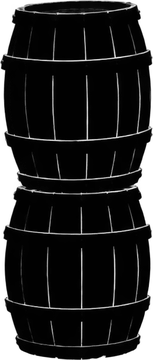
#> input picture prototipos/una-rosa-cada-dia/assets/props/barrels.png, 153 x 360 px, given in place of l_props_forest2.png, which was not available
$ python slice_props.py out.png
#> lines starting #> are read from the running program, lines starting #| are printed output that depends on the picture; after the words box and inside, x2 and y2 are one past the last pixel; in counts of white or black regions, pixels touching at a corner belong together; pictures that were not available may be replaced by others from this repository, and a replacement may not be noted
"""Cut every separate silhouette out of the generated prop sheets."""
import json, sys
import numpy as np
from PIL import Image, ImageFilter
from collections import deque

OUT = sys.argv[1]
import os
ONLY = os.environ.get('ONLY')
SHEETS = {
    'l_props_forest2': ['stump', 'mushrooms', 'fern', 'deadBush', 'branch', 'sign', 'reeds', 'rockPile'],
    'l_props_grave': ['cross', 'tomb', 'crow', 'tireSwing', 'scarecrow', 'wheel', 'well', 'birdhouse'],
    'l_props_mine': ['cart', 'rail', 'barrels', 'ladder', 'planks', 'rootCurtain', 'crystals', 'pickaxe'],
    'l_props_town': ['lamp', 'pole', 'trashcan', 'fenceBroken', 'bicycle', 'doghouse', 'clothesline', 'steps'],
    'l_props_forest': ['treeTall', 'treeSmall', 'grass', 'thorns', 'log', 'rock', 'roots', 'fence'],
    'l_props_cave': ['stalL', 'stalM', 'stalS', 'mineFrame', 'stagL', 'stagM', 'chain', 'lantern'],
    'l_props_play': ['crate', 'trapOpen', 'trapShut', 'boulder', 'gate', 'lever', 'plate', 'rope'],
}
meta = {}
meta = json.load(open(f'{OUT}/props.json')) if os.path.exists(f'{OUT}/props.json') else {}
for sheet, names in SHEETS.items():
    if ONLY and sheet not in ONLY.split(','):
        continue
    im = Image.open(sheet + '.png').convert('RGBA')
#> im is the input picture: PIL image 153x360 RGBA; mean R, G, B, A 0, 0, 0, 212.1
    a = np.asarray(im)[..., 3] > 25
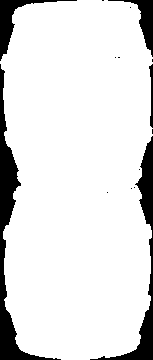
#> a: shape (360, 153) bool; 88.3% white; 15 black regions (10 under 20 px), largest, box (x1, y1, x2, y2) and area: (0, 64, 61, 360) 2836, (90, 136, 153, 360) 1956, (0, 0, 77, 61) 838, (108, 0, 153, 57) 634, (149, 64, 153, 128) 150
    # join thin parts (chain links, grass blades) before labelling
    m = Image.fromarray((a * 255).astype(np.uint8)).resize((im.width // 4, im.height // 4)).filter(ImageFilter.MaxFilter(9))
    g = np.asarray(m) > 0
#> g: shape (90, 38) bool; every value is 1
    lab = np.zeros(g.shape, int); n = 0; boxes = []
    for y, x in zip(*np.nonzero(g)):
        if lab[y, x]:
            continue
        n += 1; q = deque([(y, x)]); lab[y, x] = n; ys = [y]; xs = [x]; cnt = 0
        while q:
            cy, cx = q.popleft(); cnt += 1
            for dy, dx in ((1, 0), (-1, 0), (0, 1), (0, -1)):
                ny, nx = cy + dy, cx + dx
                if 0 <= ny < g.shape[0] and 0 <= nx < g.shape[1] and g[ny, nx] and not lab[ny, nx]:
                    lab[ny, nx] = n; q.append((ny, nx)); ys.append(ny); xs.append(nx)
        if cnt > 60:
            boxes.append((min(xs) * 4, min(ys) * 4, max(xs) * 4 + 4, max(ys) * 4 + 4))
#> this loop made 3420 passes
#> (y, x) on passes 2 to 4: (0, 1), (0, 2), (0, 3)
#> lab: shape (90, 38) int64; every value is 1
#> after the loop, boxes = [(0, 0, 152, 360)]; n = 1
    # reading order: rows, then left to right
    boxes.sort(key=lambda b: (round((b[1] + b[3]) / 2 / (im.height / 2.2)), b[0]))
    print(sheet, len(boxes))
#| l_props_forest2 1
    for name, b in zip(names, boxes):
        crop = im.crop((max(0, b[0] - 6), max(0, b[1] - 6), min(im.width, b[2] + 6), min(im.height, b[3] + 6)))
        ca = np.asarray(crop)[..., 3]; ys, xs = np.where(ca > 20)
        crop = crop.crop((xs.min(), ys.min(), xs.max() + 1, ys.max() + 1))
        s = min(1, 360 / max(crop.size))
        crop = crop.resize((max(1, int(crop.width * s)), max(1, int(crop.height * s))), Image.LANCZOS)
        arr = np.asarray(crop).copy(); arr[..., :3] = 0          # pure black silhouettes
        Image.fromarray(arr).save(f'{OUT}/{name}.png', optimize=True)
        meta[name] = crop.size
#> this loop made 1 pass
#> (name, b, s) on pass 1: ('stump', (0, 0, 152, 360), 1)
#> pass 1, `ca = np.asarray(crop)[..., 3]`:
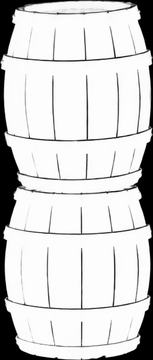
#> ca: shape (360, 153); min 0, max 255, mean 212.1
#> after the loop, meta = {'stump': (153, 360)}
#> pass 2 of the loop `for sheet, names in SHEETS.items():`:
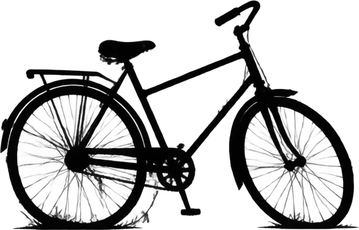
#> input picture prototipos/una-rosa-cada-dia/assets/props/bicycle.png, 359 x 230 px, given in place of l_props_grave.png, which was not available
#> im is the input picture: PIL image 359x230 RGBA; mean R, G, B, A 0, 0, 0, 65.1
#> `a = np.asarray(im)[..., 3] > 25`:
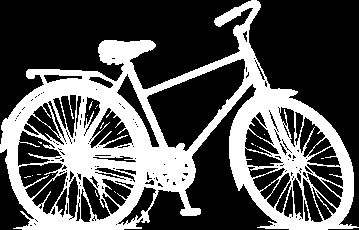
#> a: shape (230, 359) bool; 32.8% white; 18 white regions (17 under 20 px), largest, box (x1, y1, x2, y2) and area: (0, 0, 359, 230) 26979
#> m: PIL image 89x57 L
#> g: shape (57, 89) bool; 82.8% white; 4 black regions (1 under 20 px), largest, box (x1, y1, x2, y2) and area: (0, 0, 49, 21) 437, (68, 0, 89, 29) 411, (54, 52, 59, 57) 22
#> the loop `for y, x in zip(*np.nonzero(g)):` made 4200 passes
#> (y, x) on passes 2 to 4: (0, 49), (0, 50), (0, 51)
#> after the loop `for y, x in zip(*np.nonzero(g)):`: boxes = [(0, 0, 356, 228)]; n = 1
#| l_props_grave 1
#> the loop `for name, b in zip(names, boxes):` made 1 pass
#> (name, b, s) on pass 1: ('cross', (0, 0, 356, 228), 1)
#> pass 1, `ca = np.asarray(crop)[..., 3]`:
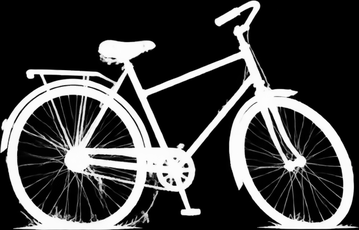
#> ca: shape (230, 359); min 0, max 255, mean 65.1
#> after the loop `for name, b in zip(names, boxes):`: meta = {'stump': (153, 360), 'cross': (359, 230)}
#> (the run stopped early here; a loop or call above may not have finished)
